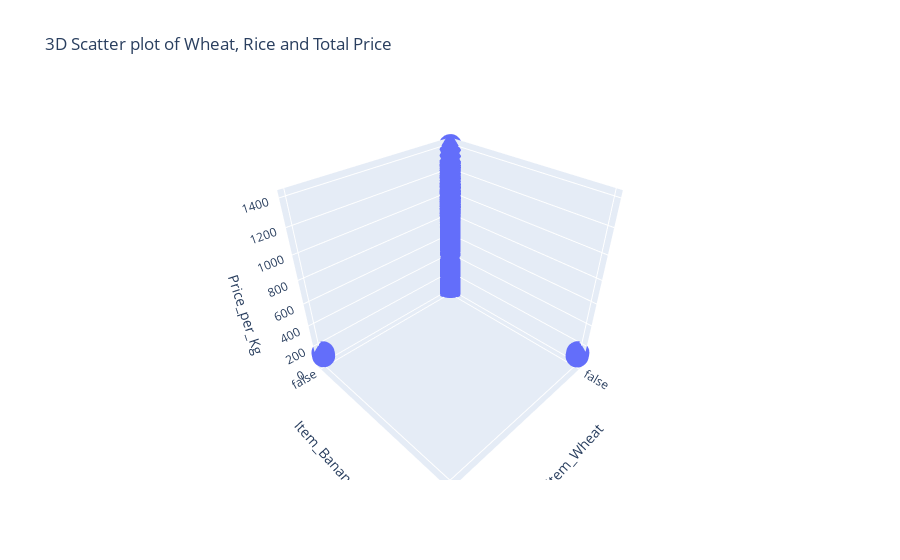

Notebook code for this chart:
### Code cell
#generate train/test data for auto
sequential_pipe = Pipeline([('poly_features', PolynomialFeatures(degree = 1, include_bias = False)),
                           ('selector', SequentialFeatureSelector(LinearRegression(), 
                                                                  n_features_to_select=10)),
                           ('linreg', LinearRegression())])

model_finder = GridSearchCV(sequential_pipe, 
                            param_grid = {'poly_features__degree': [1]},
                            cv = 2,
                            scoring = 'neg_mean_squared_error',
                            n_jobs = -1)

X = food[['Item_Banana', 'Item_Beef (Local)', 'Item_Carrot', 'Item_Cheese (Local)', 'Item_Chicken (Whole)', 'Item_Chicken Breast', 'Item_Chickpeas', 'Item_Cooking Oil (Sunflower)', 'Item_Eggplant', 'Item_Fish (Pomfret)', 'Item_Fish (Rohu)', 'Item_Flour (Atta)', 'Item_Ghee', 'Item_Grapes', 'Item_Guava', 'Item_Lentils (Masoor)', 'Item_Lentils (Moong)', 'Item_Maize', 'Item_Mango', 'Item_Milk', 'Item_Mutton', 'Item_Onion', 'Item_Oranges', 'Item_Potato', 'Item_Rice (Basmati)', 'Item_Rice (Irri)', 'Item_Salt', 'Item_Spices (Mixed)', 'Item_Spinach', 'Item_Sugar', 'Item_Tea (Loose)', 'Item_Tomato', 'Item_Wheat', 'Item_Yogurt', 'Category_Condiment', 'Category_Dairy', 'Category_Fruit', 'Category_Grain', 'Category_Meat', 'Category_Oil', 'Category_Pulses', 'Category_Vegetable', 'City_Hyderabad', 'City_Islamabad', 'City_Karachi', 'City_Lahore', 'City_Multan', 'City_Peshawar', 'City_Quetta', 'City_Rawalpindi', 'City_Sialkot', 'Month_August', 'Month_December', 'Month_February', 'Month_January', 'Month_July', 'Month_June', 'Month_March', 'Month_May', 'Month_November', 'Month_October', 'Month_September', 'Source_Municipal Report', 'Source_Online Retailer', 'Source_Retailer Listing', 'Source_Wholesale Market']]
y = food['Price_per_Kg'] 
X_train, X_test, y_train, y_test = train_test_split(X, y, test_size=0.2, random_state=42)   
model_finder.fit(X_train, y_train)
print("Best parameters found: ", model_finder.best_params_)
best_model = model_finder.best_estimator_
y_pred = best_model.predict(X_test)
mse = mean_squared_error(y_test, y_pred)
print("Test MSE of best model: ", mse)
print(best_model)
fig = px.scatter_3d(food, x='Item_Wheat', y='Item_Banana', z='Price_per_Kg', title='3D Scatter plot of Wheat, Rice and Total Price')
fig.show()

# Uncomment to visualize solutions
ols_preds = best_model.predict(X)
Xnp = X.to_numpy()
plt.scatter(Xnp, y, label = 'data')
plt.plot(Xnp, ols_preds, 'r--', label = 'ols predictions')
plt.legend()
plt.grid()

### Figure 1 — Plotly figure (JSON) as saved in the notebook; plotly's stock layout.template omitted (floating-point values rounded to 4 significant figures; data arrays with more than 128 entries replaced by an {"elided": "..."} marker saying what was removed)
{"data": [{"hovertemplate": "Item_Wheat=%{x}<br>Item_Banana=%{y}<br>Price_per_Kg=%{z}<extra></extra>", "legendgroup": "", "marker": {"color": "#636efa", "symbol": "circle"}, "mode": "markers", "name": "", "scene": "scene", "showlegend": false, "type": "scatter3d", "x": {"elided": "1100 bool values"}, "y": {"elided": "1100 bool values"}, "z": {"elided": "1100 float values"}}], "layout": {"legend": {"tracegroupgap": 0}, "scene": {"domain": {"x": [0, 1], "y": [0, 1]}, "xaxis": {"title": {"text": "Item_Wheat"}}, "yaxis": {"title": {"text": "Item_Banana"}}, "zaxis": {"title": {"text": "Price_per_Kg"}}}, "title": {"text": "3D Scatter plot of Wheat, Rice and Total Price"}}}
